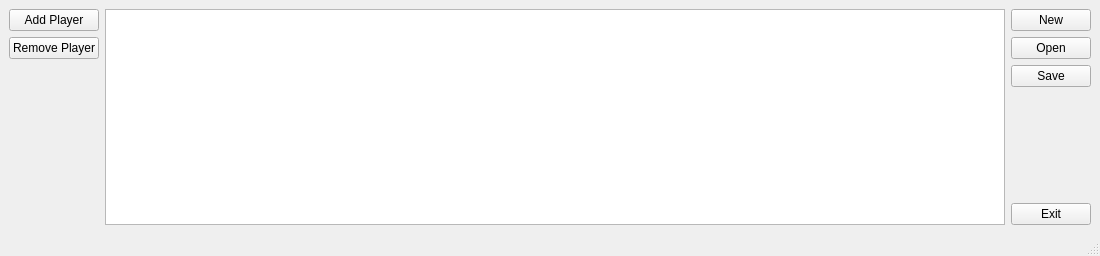
<?xml version="1.0" encoding="UTF-8"?>
<ui version="4.0">
 <class>MainWindow</class>
 <widget class="QMainWindow" name="MainWindow">
  <property name="geometry">
   <rect>
    <x>0</x>
    <y>0</y>
    <width>1100</width>
    <height>256</height>
   </rect>
  </property>
  <property name="windowTitle">
   <string>Bowling Score</string>
  </property>
  <widget class="QWidget" name="centralwidget">
   <layout class="QGridLayout" name="gridLayout">
    <item row="6" column="2">
     <widget class="QPushButton" name="exitButton">
      <property name="text">
       <string>Exit</string>
      </property>
     </widget>
    </item>
    <item row="2" column="2">
     <widget class="QPushButton" name="saveButton">
      <property name="text">
       <string>Save</string>
      </property>
     </widget>
    </item>
    <item row="0" column="1" rowspan="7">
     <widget class="BowlingTableView" name="tableView"/>
    </item>
    <item row="3" column="2" rowspan="3">
     <spacer name="verticalSpacer">
      <property name="orientation">
       <enum>Qt::Vertical</enum>
      </property>
      <property name="sizeHint" stdset="0">
       <size>
        <width>20</width>
        <height>40</height>
       </size>
      </property>
     </spacer>
    </item>
    <item row="1" column="2">
     <widget class="QPushButton" name="openButton">
      <property name="text">
       <string>Open</string>
      </property>
     </widget>
    </item>
    <item row="0" column="2">
     <widget class="QPushButton" name="newButton">
      <property name="text">
       <string>New</string>
      </property>
     </widget>
    </item>
    <item row="0" column="0">
     <widget class="QPushButton" name="addButton">
      <property name="text">
       <string>Add Player</string>
      </property>
     </widget>
    </item>
    <item row="1" column="0">
     <widget class="QPushButton" name="removeButton">
      <property name="text">
       <string>Remove Player</string>
      </property>
     </widget>
    </item>
    <item row="2" column="0" rowspan="5">
     <spacer name="verticalSpacer_2">
      <property name="orientation">
       <enum>Qt::Vertical</enum>
      </property>
      <property name="sizeHint" stdset="0">
       <size>
        <width>20</width>
        <height>40</height>
       </size>
      </property>
     </spacer>
    </item>
   </layout>
  </widget>
  <widget class="QMenuBar" name="menubar">
   <property name="geometry">
    <rect>
     <x>0</x>
     <y>0</y>
     <width>1100</width>
     <height>21</height>
    </rect>
   </property>
  </widget>
  <widget class="QStatusBar" name="statusbar"/>
 </widget>
 <customwidgets>
  <customwidget>
   <class>BowlingTableView</class>
   <extends>QTableView</extends>
   <header>bowlingtableview.h</header>
  </customwidget>
 </customwidgets>
 <resources/>
 <connections>
  <connection>
   <sender>exitButton</sender>
   <signal>clicked()</signal>
   <receiver>MainWindow</receiver>
   <slot>close()</slot>
   <hints>
    <hint type="sourcelabel">
     <x>777</x>
     <y>273</y>
    </hint>
    <hint type="destinationlabel">
     <x>780</x>
     <y>225</y>
    </hint>
   </hints>
  </connection>
 </connections>
</ui>
